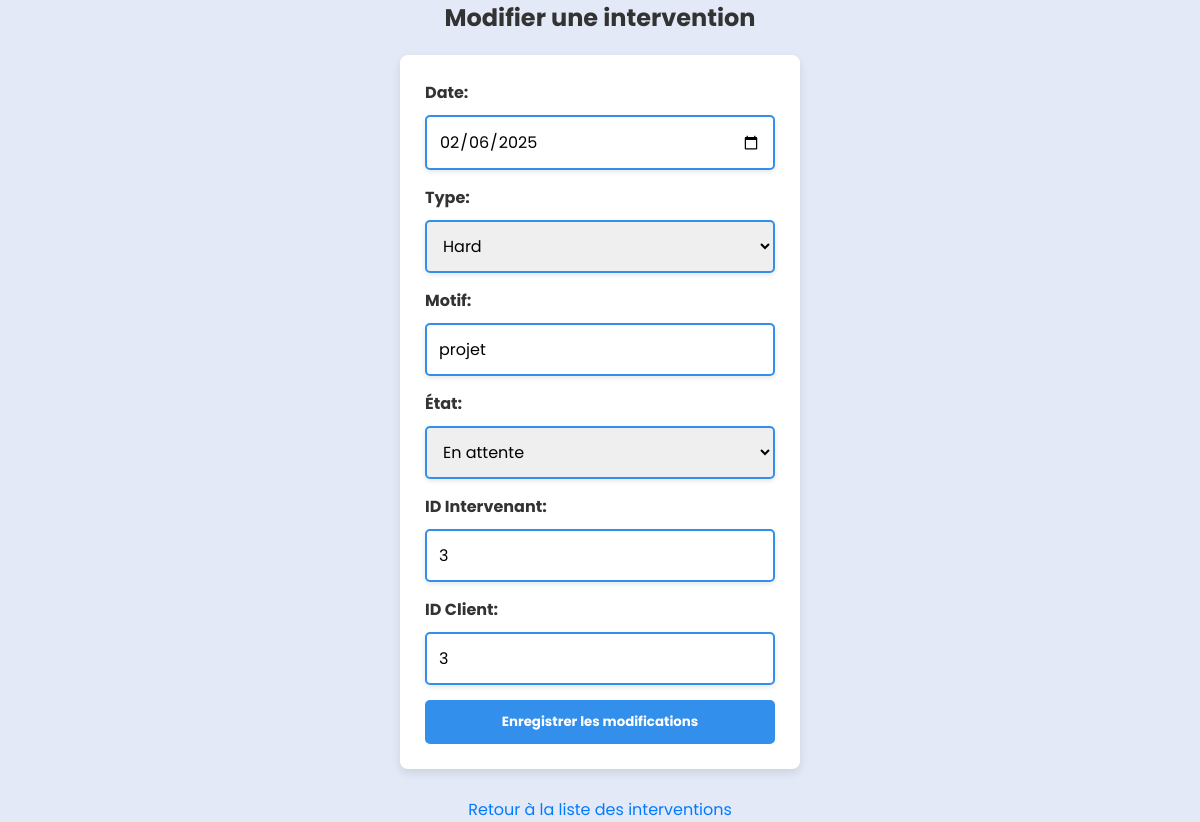
/interventionform/3/edit, run on the app's committed database.
### app.py (models this page shows)
class Intervention(db.Model):
    __tablename__ = 'intervention'
    Id = db.Column(db.Integer, primary_key=True, autoincrement=True)
    date = db.Column(db.Date, nullable=False)
    type = db.Column(db.String(10), nullable=False)
    Motive = db.Column(db.String(255), nullable=False)
    etat = db.Column(db.String(20), nullable=False)
    IdIntervenant = db.Column(db.Integer, db.ForeignKey('intervenant.IdIntervenant'), nullable=False)
    IdClient = db.Column(db.Integer, db.ForeignKey('client.IdClient'), nullable=False)

### app.py (the view)
@app.route('/interventionform/<int:id>/edit')
def edit_interventionform(id):
    intervention = Intervention.query.get(id)
    return render_template('edit_intervention.html', intervention=intervention)

### templates/edit_intervention.html (shortened to what this page needs)
<!DOCTYPE html>
<html lang="en">
<head>
     <link rel="stylesheet" type="text/css" href="{{ url_for('static', filename='add.css') }}">
</head>
<body>
    <h2>Modifier une intervention</h2>
    <form action="{{ url_for('edit_intervention', id=intervention.Id) }}" method="post">
        <label for="date">Date:</label>
        <input type="date" id="date" name="date" value="{{ intervention.date }}" required>
        <label for="type">Type:</label>
        <select id="type" name="type" required>
            <option value="Hard" {% if intervention.type =='Hard' %}selected{% endif %}>Hard</option>
        </select>
        <label for="motive">Motif:</label>
        <input type="text" id="motive" name="motive" value="{{ intervention.Motive }}" required>
        <label for="etat">État:</label>
        <select id="etat" name="etat" required>
            <option value="en attente" {% if intervention.etat =='en attente' %}selected{% endif %}>En attente</option>
        </select>
        <label for="id_intervenant">ID Intervenant:</label>
        <input type="number" id="id_intervenant" name="id_intervenant" value="{{ intervention.IdIntervenant }}" required>
        <label for="id_client">ID Client:</label>
        <input type="number" id="id_client" name="id_client" value="{{ intervention.IdClient }}" required>
      <br>
        <button type="submit">Enregistrer les modifications</button>
    </form>
    <br>
    <a href="{{ url_for('homepage') }}">Retour à la liste des interventions</a>
</body>
</html>

### static/add.css (style rules this page uses)
:root { --color-default: #004f83; --color-second: #0067ac; --color-white: #fff; --color-body: #e4e9f7; --color-light: #e0e0e0; }
* { padding: 0; margin: 0; box-sizing: border-box; font-family: 'Poppins', sans-serif; }
body { font-family: Arial, sans-serif; background-color: #E4E9F7; display: flex; flex-direction: column; align-items: center; justify-content: center; min-height: 100vh; }
h2 { color: #333; text-align: center; margin-bottom: 20px; }
form { max-width: 400px; background-color: #fff; padding: 25px; border-radius: 8px; box-shadow: 0 4px 10px rgba(0, 0, 0, 0.1); width: 90%; }
label { display: block; margin-bottom: 10px; color: #333; font-weight: bold; }
input, select { width: 100%; padding: 12px; margin-bottom: 15px; border: 2px solid #328fec; border-radius: 5px; font-size: 16px; box-shadow: 0px 2px 5px rgba(0, 0, 0, 0.1); }
button { background-color: #328fec; color: #fff; padding: 12px 15px; border: none; border-radius: 5px; cursor: pointer; font-weight: bold; transition: background-color 0.3s ease; width: 100%; }
a { text-decoration: none; color: #007BFF; display: inline-block; margin-top: 10px; }

### data on the page
Intervention: date "02/06/2025", type "Hard", motive "projet", etat "En attente", id_intervenant "3", id_client "3"
